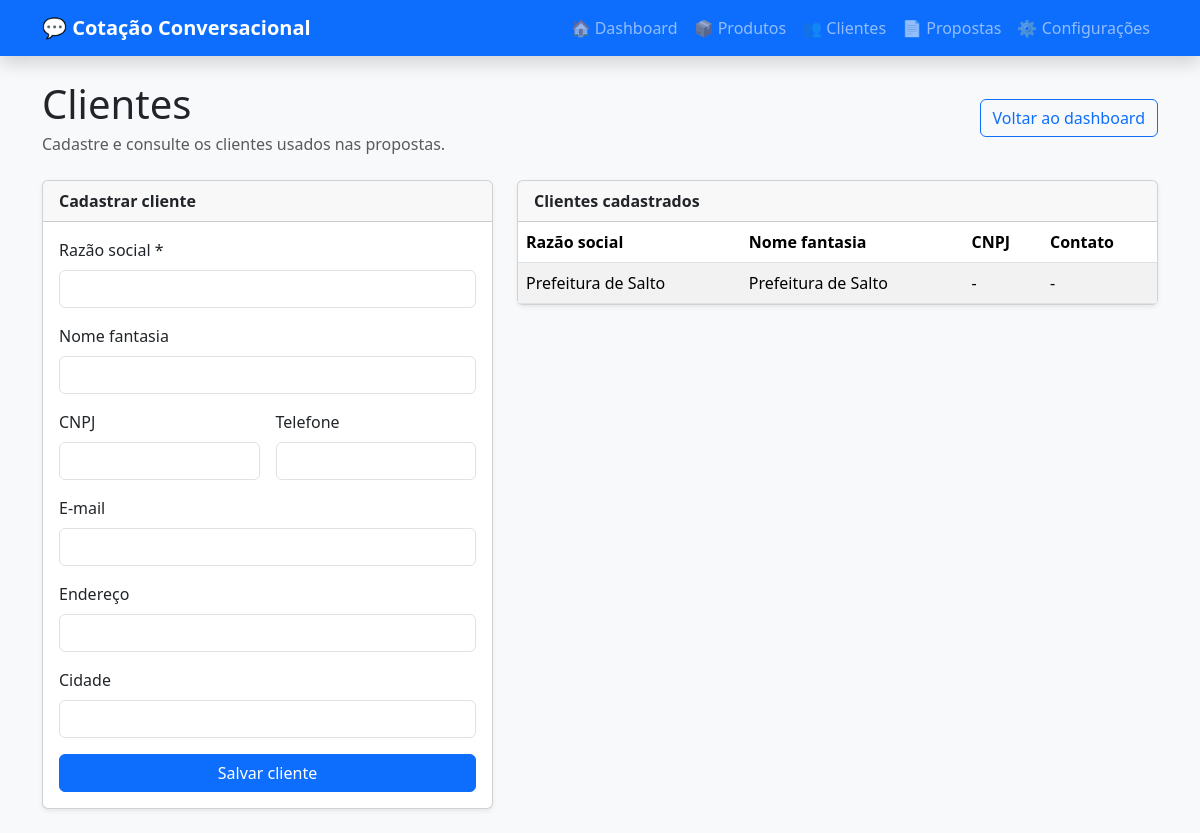
Screenshot of /clientes with the database file from the repository.
### app/models/entities.py (models this page shows)
class Cliente(Base):
    __tablename__ = "clientes"
    id: Mapped[int] = mapped_column(primary_key=True)
    razao_social: Mapped[str] = mapped_column(String(255), index=True)
    nome_fantasia: Mapped[str | None] = mapped_column(String(255), nullable=True)
    cnpj: Mapped[str | None] = mapped_column(String(30), nullable=True)
    endereco: Mapped[str | None] = mapped_column(String(255), nullable=True)
    cidade: Mapped[str | None] = mapped_column(String(120), nullable=True)
    telefone: Mapped[str | None] = mapped_column(String(50), nullable=True)
    email: Mapped[str | None] = mapped_column(String(180), nullable=True)

### app/routers/web.py (the view)
@router.get("/clientes", response_class=HTMLResponse)
def tela_clientes(request: Request, db: Session = Depends(get_db)):
    return templates.TemplateResponse(
        request=request,
        name="clientes.html",
        context={
            "request": request,
            "clientes": db.query(Cliente).order_by(Cliente.razao_social).all(),
            "mensagem": request.query_params.get("mensagem"),
        },
    )

### app/templates/clientes.html (shortened to what this page needs)
{% extends "base.html" %}
{% block content %}
<div class="d-flex flex-column flex-md-row justify-content-between gap-3 align-items-md-center mb-4">
  <div>
    <h1 class="mb-1">Clientes</h1>
    <p class="text-muted mb-0">Cadastre e consulte os clientes usados nas propostas.</p>
  </div>
  <a class="btn btn-outline-primary" href="/">Voltar ao dashboard</a>
</div>
<div class="row g-4">
  <div class="col-lg-5">
    <div class="card shadow-sm">
      <div class="card-header fw-semibold">Cadastrar cliente</div>
      <div class="card-body">
        <form method="post" action="/clientes" class="row g-3">
          <div class="col-12">
            <label class="form-label" for="razao_social">Razão social *</label>
            <input class="form-control" id="razao_social" name="razao_social" required maxlength="255">
          </div>
          <div class="col-12">
            <label class="form-label" for="nome_fantasia">Nome fantasia</label>
            <input class="form-control" id="nome_fantasia" name="nome_fantasia" maxlength="255">
          </div>
          <div class="col-md-6">
            <label class="form-label" for="cnpj">CNPJ</label>
            <input class="form-control" id="cnpj" name="cnpj" maxlength="30">
          </div>
          <div class="col-md-6">
            <label class="form-label" for="telefone">Telefone</label>
            <input class="form-control" id="telefone" name="telefone" maxlength="50">
          </div>
          <div class="col-12">
            <label class="form-label" for="email">E-mail</label>
            <input class="form-control" id="email" name="email" type="email" maxlength="180">
          </div>
          <div class="col-12">
            <label class="form-label" for="endereco">Endereço</label>
            <input class="form-control" id="endereco" name="endereco" maxlength="255">
          </div>
          <div class="col-12">
            <label class="form-label" for="cidade">Cidade</label>
            <input class="form-control" id="cidade" name="cidade" maxlength="120">
          </div>
          <div class="col-12 d-grid">
            <button class="btn btn-primary">Salvar cliente</button>
          </div>
        </form>
      </div>
    </div>
  </div>
  <div class="col-lg-7">
    <div class="card shadow-sm">
      <div class="card-header fw-semibold">Clientes cadastrados</div>
      <div class="table-responsive">
        <table class="table table-striped align-middle mb-0">
          <thead><tr><th>Razão social</th><th>Nome fantasia</th><th>CNPJ</th><th>Contato</th></tr></thead>
          <tbody>
            {% for c in clientes %}
            <tr>
              <td>{{ c.razao_social }}</td>
              <td>{{ c.nome_fantasia or '-' }}</td>
              <td>{{ c.cnpj or '-' }}</td>
              <td>{{ c.telefone or '-' }}{% if c.email %}<br><small class="text-muted">{{ c.email }}</small>{% endif %}</td>
            </tr>
            {% else %}
            <tr><td colspan="4" class="text-muted text-center py-4">Nenhum cliente cadastrado.</td></tr>
            {% endfor %}
          </tbody>
        </table>
      </div>
    </div>
  </div>
</div>
{% endblock %}

### rows the page displays
Cliente: razao_social "Prefeitura de Salto", nome_fantasia "Prefeitura de Salto", cnpj "-", telefone "-"
